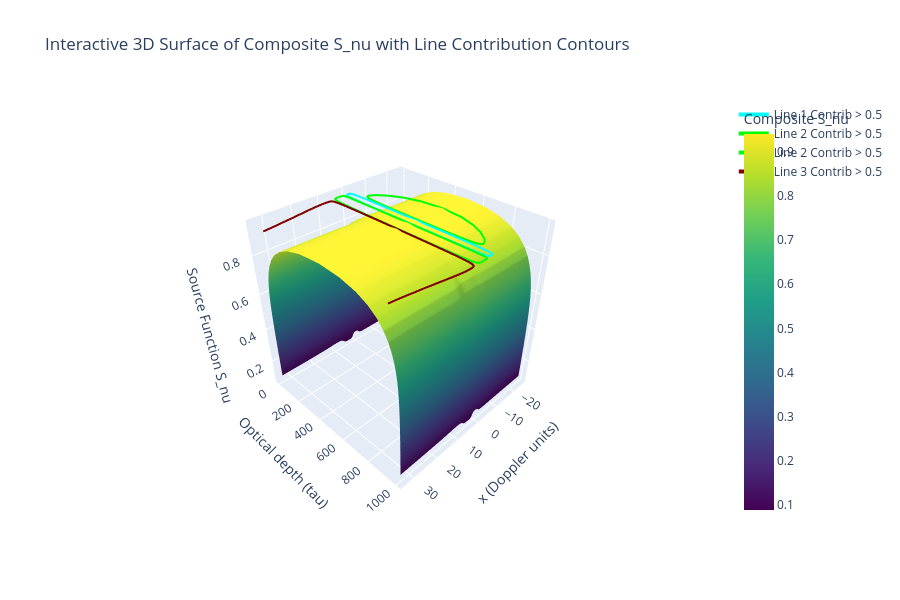

Notebook source saved alongside this figure:
### Code cell
result = slab.iterate_coupled_lines(lines, max_iter=2000, tol=1e-6, verbose=False)

S_nu = result["S_nu"]            # shape (ND, Nfreq)
I_emergent = result["I_emergent"]# length Nfreq (global x-grid)
S_lines = result["S_lines"]      # list of per-line S_line (each length ND)
rel_history = result["rel_history"]

x = slab.x_values
tau = slab.tau

# 1) Emergent spectrum
plt.figure(figsize=(8,4))
plt.plot(x, I_emergent, lw=2)
plt.xlabel("x (Doppler units)")
plt.ylabel("Emergent Intensity")
plt.title("Emergent Spectrum (iterate_coupled_lines)")
plt.grid(True)
plt.tight_layout()

# 2) Composite source S_nu heatmap (depth x frequency)
plt.figure(figsize=(8,5))
extent = [x[0], x[-1], tau[0], tau[-1]]
plt.imshow(S_nu, origin='lower', aspect='auto', extent=extent, cmap='viridis')
plt.colorbar(label='S_nu')
plt.xlabel("x (Doppler units)")
plt.ylabel("Optical depth (tau)")
plt.title("Composite S_nu (depth x frequency)")
plt.tight_layout()

# 3) Per-line source functions vs tau (use S_lines from result to be consistent)
plt.figure(figsize=(6,4))
for i, S_line in enumerate(S_lines):
    plt.semilogy(np.log10(tau), S_line, label=f'Line {i+1}')
plt.xlabel("Optical depth (tau)")
plt.ylabel("S_line")
plt.title("Per-line Source Functions")
plt.legend()
plt.grid(True)
plt.tight_layout()

# 4) Relative convergence history
if rel_history is not None and len(rel_history) > 0:
    plt.figure(figsize=(5,3))
    plt.semilogy(np.arange(len(rel_history)), rel_history, marker='o')
    plt.xlabel("Outer iteration")
    plt.ylabel("max_rel")
    plt.title("Convergence history")
    plt.grid(True)
    plt.tight_layout()

# 5) Per-line contribution at mid depth (stacked area) — using denom-based contributions
try:
    # ensure phi_x_global exists for each line and is normalized
    for i, line in enumerate(lines):
        if not hasattr(line, 'phi_x_global') or line.phi_x_global.size != x.size:
            if hasattr(line, 'compute_phi_x'):
                line.compute_phi_x(x)
            norm = np.sum(line.phi_x * slab.x_weights) if getattr(slab, 'x_weights', None) is not None else np.sum(line.phi_x)
            line.phi_x_global = (line.phi_x / norm) if norm != 0.0 else line.phi_x.copy()
        # print normalization diagnostic
        sphi = np.sum(line.phi_x_global * slab.x_weights)
        print(f'Line {i+1} phi normalization (sum phi*xw): {sphi:.6g}')
    # build emissivities (eta = k * phi * S_line)
    eta_list = []
    for i, line in enumerate(lines):
        eta = (line.k * line.phi_x_global)[None, :] * np.asarray(S_lines[i]).reshape((slab.ND, 1))
        eta_list.append(eta)
    # denom-based contributions (as in composite S construction)
    denom = np.zeros_like(x)
    for line in lines:
        denom += line.k * line.phi_x_global
    denom_safe = np.where(denom == 0.0, 1.0, denom)
    contribs = [eta / denom_safe[None, :] for eta in eta_list]
    mid = slab.ND // 2
    contrib_mid = np.vstack([c[mid, :] for c in contribs])
    contrib_mid = np.clip(contrib_mid, 0.0, None)
    # normalize across lines at each x to avoid tiny rounding errors
    sum_c = np.sum(contrib_mid, axis=0)
    sum_c_safe = np.where(sum_c == 0.0, 1.0, sum_c)
    contrib_mid_norm = contrib_mid / sum_c_safe
    labels = [f'Line {i+1} (x={lines[i].line_center})' for i in range(len(lines))]
    palette = ['cyan', 'lime', 'maroon', 'magenta', 'yellow', 'orange']
    plt.figure(figsize=(10,4))
    plt.stackplot(x, contrib_mid_norm, labels=labels, colors=[palette[i % len(palette)] for i in range(len(lines))], alpha=0.85)
    comp_mid = S_nu[mid, :]
    comp_scaled = (comp_mid - np.min(comp_mid)) / (np.max(comp_mid) - np.min(comp_mid) + 1e-30)
    plt.plot(x, comp_scaled, '--k', lw=2, label='Composite S (mid, scaled)')
    plt.xlabel("x (Doppler units)")
    plt.ylabel("Per-line contribution (stacked)")
    plt.title("Per-line contributions (mid depth) with composite S overlay")
    plt.legend(loc='upper right')
    plt.grid(True)
    plt.tight_layout()
    plt.show()

    # 6) Interactive 3D surface like the earlier cell: Composite S_nu with projected contribution contours
    try:
        import plotly.graph_objects as go
        # build meshgrid for plotting
        X, T = np.meshgrid(x, tau)
        fig = go.Figure()
        fig.add_trace(go.Surface(x=X, y=T, z=S_nu, colorscale='Viridis', name='Composite S_nu', showscale=True, colorbar=dict(title='Composite S_nu')))
        # add contours projected on surface for each line's contribution (use contribs computed above)
        palette = ['cyan', 'lime', 'maroon', 'magenta', 'yellow', 'orange']
        for idx, contrib in enumerate(contribs):
            levels = [0.5]  # contour threshold(s)
            cs = plt.contour(X, T, contrib, levels=levels, colors=palette[idx % len(palette)])
            for level_idx, segs in enumerate(cs.allsegs):
                for path in segs:
                    verts = path
                    x_verts = verts[:, 0]
                    y_verts = verts[:, 1]
                    # approximate z from composite S_nu at mid depth (projection)
                    z_interp = np.interp(x_verts, x, S_nu[len(tau)//2, :])
                    fig.add_trace(go.Scatter3d(x=x_verts, y=y_verts, z=z_interp, mode='lines', line=dict(color=palette[idx % len(palette)], width=4), name=f'Line {idx+1} Contrib > {levels[0]}'))
        fig.update_layout(title='Interactive 3D Surface of Composite S_nu with Line Contribution Contours', scene=dict(xaxis_title='x (Doppler units)', yaxis_title='Optical depth (tau)', zaxis_title='Source Function S_nu', camera=dict(eye=dict(x=1.5, y=1.5, z=1.5))), width=900, height=600)
        fig.show()
    except Exception as _e:
        print('3D interactive plot failed:', _e)

except Exception:
    pass

plt.show()

### Figure 1 — Plotly figure (JSON) as saved in the notebook; plotly's stock layout.template omitted (floating-point values rounded to 4 significant figures; data arrays with more than 128 entries replaced by an {"elided": "..."} marker saying what was removed)
{"data": [{"colorbar": {"title": {"text": "Composite S_nu"}}, "colorscale": [[0, "#440154"], [0.1111, "#482878"], [0.2222, "#3e4989"], [0.3333, "#31688e"], [0.4444, "#26828e"], [0.5556, "#1f9e89"], [0.6667, "#35b779"], [0.7778, "#6ece58"], [0.8889, "#b5de2b"], [1, "#fde725"]], "name": "Composite S_nu", "showscale": true, "type": "surface", "x": {"elided": "81x243 float values"}, "y": {"elided": "81x243 float values"}, "z": {"elided": "81x243 float values"}}, {"line": {"color": "cyan", "width": 4}, "mode": "lines", "name": "Line 1 Contrib > 0.5", "type": "scatter3d", "x": [-0.875, -0.625, -0.55, -0.25, 0.0, 0.075, 0.1764, 0.375, 0.4707, 0.625, 0.6253, 0.7, 0.7101, 0.7641, 0.8118, 0.8538, 0.8902, 0.9206, 0.9447, 0.9615, 0.9685, 0.9615, 0.9447, 0.9206, 0.8902, 0.8538, 0.8118, 0.7641, 0.7101, 0.7, 0.6253, 0.625, 0.4707, 0.375, 0.1764, 0.075, 0.0, -0.25, -0.55, -0.625, -0.875, -0.8932, -1.175, -1.221, -1.25, -1.375, -1.498, -1.5, -1.576, -1.645, -1.706, -1.759, -1.8, -1.802, -1.834, -1.856, -1.865, -1.856, -1.834, -1.802, -1.8, -1.759, -1.706, -1.645, -1.576, -1.5, -1.498, -1.375, -1.25, -1.221, -1.175, -0.8932, -0.875], "y": [13.38, 12.24, 12.05, 11.86, 12.41, 12.73, 13.54, 16.1, 18.8, 26.08, 26.1, 34.5, 36.24, 50.31, 69.84, 96.96, 134.6, 186.9, 259.4, 360.2, 500.0, 639.8, 740.6, 813.1, 865.4, 903.0, 930.2, 949.7, 963.8, 965.5, 973.9, 973.9, 981.2, 983.9, 986.5, 987.3, 987.6, 988.1, 987.9, 987.8, 986.6, 986.5, 982.3, 981.2, 980.2, 973.9, 963.8, 963.5, 949.7, 930.2, 903.0, 865.4, 816.4, 813.1, 740.6, 639.8, 500.0, 360.2, 259.4, 186.9, 183.6, 134.6, 96.96, 69.84, 50.31, 36.48, 36.24, 26.1, 19.84, 18.8, 17.74, 13.54, 13.38], "z": [0.941, 0.941, 0.941, 0.9411, 0.9411, 0.941, 0.941, 0.941, 0.941, 0.9409, 0.9409, 0.9409, 0.9409, 0.9409, 0.9408, 0.9408, 0.9408, 0.9408, 0.9408, 0.9408, 0.9408, 0.9408, 0.9408, 0.9408, 0.9408, 0.9408, 0.9408, 0.9409, 0.9409, 0.9409, 0.9409, 0.9409, 0.941, 0.941, 0.941, 0.941, 0.9411, 0.9411, 0.941, 0.941, 0.941, 0.941, 0.9409, 0.9409, 0.9409, 0.9408, 0.9407, 0.9407, 0.9407, 0.9406, 0.9406, 0.9405, 0.9405, 0.9405, 0.9404, 0.9404, 0.9404, 0.9404, 0.9404, 0.9405, 0.9405, 0.9405, 0.9406, 0.9406, 0.9407, 0.9407, 0.9407, 0.9408, 0.9409, 0.9409, 0.9409, 0.941, 0.941]}, {"line": {"color": "lime", "width": 4}, "mode": "lines", "name": "Line 2 Contrib > 0.5", "type": "scatter3d", "x": [2.5, 2.575, 2.875, 3.125, 3.2, 3.5, 3.75, 3.825, 3.874, 4.125, 4.375, 4.45, 4.75, 4.809, 5.0, 5.054, 5.075, 5.18, 5.283, 5.373, 5.375, 5.439, 5.498, 5.55, 5.596, 5.625, 5.634, 5.664, 5.685, 5.693, 5.685, 5.664, 5.634, 5.625, 5.596, 5.55, 5.498, 5.439, 5.375, 5.373, 5.283, 5.18, 5.075, 5.054, 5.0, 4.809, 4.75, 4.45, 4.375, 4.125, 3.874, 3.825, 3.75, 3.5, 3.2, 3.125, 2.875, 2.575, 2.5, 2.355, 2.25, 1.95, 1.875, 1.667, 1.625, 1.525, 1.429, 1.348, 1.325, 1.291, 1.25, 1.247, 1.21, 1.176, 1.148, 1.123, 1.104, 1.091, 1.085, 1.091, 1.104, 1.123, 1.148, 1.176, 1.21, 1.247, 1.25, 1.291, 1.325, 1.348, 1.429, 1.525, 1.625, 1.667, 1.875, 1.95, 2.25, 2.355, 2.5], "y": [6.954, 6.933, 6.888, 6.882, 6.884, 6.913, 6.972, 6.999, 7.028, 7.239, 7.67, 7.867, 9.225, 9.756, 12.43, 13.54, 14.2, 18.8, 26.1, 36.24, 36.6, 50.31, 69.84, 96.96, 134.6, 173.8, 186.9, 259.4, 360.2, 500.0, 639.8, 740.6, 813.1, 826.2, 865.4, 903.0, 930.2, 949.7, 963.4, 963.8, 973.9, 981.2, 985.8, 986.5, 987.6, 990.2, 990.8, 992.1, 992.3, 992.8, 993.0, 993.0, 993.0, 993.1, 993.1, 993.1, 993.1, 993.1, 993.0, 993.0, 992.9, 992.3, 992.0, 990.2, 989.7, 986.5, 981.2, 973.9, 970.8, 963.8, 950.8, 949.7, 930.2, 903.0, 865.4, 813.1, 740.6, 639.8, 500.0, 360.2, 259.4, 186.9, 134.6, 96.96, 69.84, 50.31, 49.19, 36.24, 29.23, 26.1, 18.8, 13.54, 10.3, 9.756, 8.029, 7.72, 7.104, 7.028, 6.954], "z": [0.9405, 0.9405, 0.9405, 0.9405, 0.9405, 0.9405, 0.9405, 0.9405, 0.9405, 0.9404, 0.9404, 0.9404, 0.9402, 0.9401, 0.9399, 0.9399, 0.9398, 0.9396, 0.9394, 0.9393, 0.9393, 0.9391, 0.939, 0.9389, 0.9388, 0.9387, 0.9387, 0.9386, 0.9386, 0.9386, 0.9386, 0.9386, 0.9387, 0.9387, 0.9388, 0.9389, 0.939, 0.9391, 0.9393, 0.9393, 0.9394, 0.9396, 0.9398, 0.9399, 0.9399, 0.9401, 0.9402, 0.9404, 0.9404, 0.9404, 0.9405, 0.9405, 0.9405, 0.9405, 0.9405, 0.9405, 0.9405, 0.9405, 0.9405, 0.9405, 0.9405, 0.9405, 0.9405, 0.9405, 0.9405, 0.9405, 0.9405, 0.9406, 0.9406, 0.9406, 0.9406, 0.9406, 0.9406, 0.9406, 0.9407, 0.9407, 0.9407, 0.9407, 0.9407, 0.9407, 0.9407, 0.9407, 0.9407, 0.9406, 0.9406, 0.9406, 0.9406, 0.9406, 0.9406, 0.9406, 0.9405, 0.9405, 0.9405, 0.9405, 0.9405, 0.9405, 0.9405, 0.9405, 0.9405]}, {"line": {"color": "lime", "width": 4}, "mode": "lines", "name": "Line 2 Contrib > 0.5", "type": "scatter3d", "x": {"elided": "129 float values"}, "y": {"elided": "129 float values"}, "z": {"elided": "129 float values"}}, {"line": {"color": "maroon", "width": 4}, "mode": "lines", "name": "Line 3 Contrib > 0.5", "type": "scatter3d", "x": {"elided": "261 float values"}, "y": {"elided": "261 float values"}, "z": {"elided": "261 float values"}}], "layout": {"height": 600, "scene": {"camera": {"eye": {"x": 1.5, "y": 1.5, "z": 1.5}}, "xaxis": {"title": {"text": "x (Doppler units)"}}, "yaxis": {"title": {"text": "Optical depth (tau)"}}, "zaxis": {"title": {"text": "Source Function S_nu"}}}, "title": {"text": "Interactive 3D Surface of Composite S_nu with Line Contribution Contours"}, "width": 900}}
